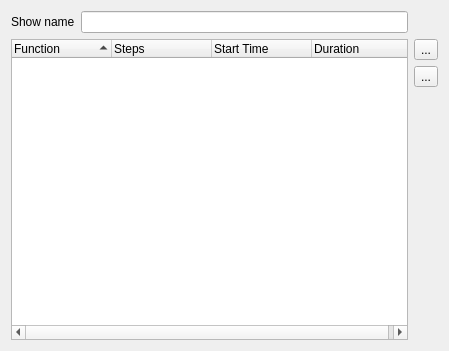
<?xml version="1.0" encoding="UTF-8"?>
<!--
  Q Light Controller Plus
  showeditor.ui

  Copyright (c) 2015 Massimo Callegari

  Licensed under the Apache License, Version 2.0 (the "License");
  you may not use this file except in compliance with the License.
  You may obtain a copy of the License at

      http://www.apache.org/licenses/LICENSE-2.0.txt

  Unless required by applicable law or agreed to in writing, software
  distributed under the License is distributed on an "AS IS" BASIS,
  WITHOUT WARRANTIES OR CONDITIONS OF ANY KIND, either express or implied.
  See the License for the specific language governing permissions and
  limitations under the License.
-->
<ui version="4.0">
 <class>ShowEditor</class>
 <widget class="QWidget" name="ShowEditor">
  <property name="geometry">
   <rect>
    <x>0</x>
    <y>0</y>
    <width>449</width>
    <height>351</height>
   </rect>
  </property>
  <property name="windowTitle">
   <string>Show editor</string>
  </property>
  <layout class="QGridLayout" name="gridLayout">
   <item row="0" column="0">
    <widget class="QLabel" name="m_nameLabel">
     <property name="sizePolicy">
      <sizepolicy hsizetype="Maximum" vsizetype="Preferred">
       <horstretch>0</horstretch>
       <verstretch>0</verstretch>
      </sizepolicy>
     </property>
     <property name="text">
      <string>Show name</string>
     </property>
    </widget>
   </item>
   <item row="0" column="1">
    <widget class="QLineEdit" name="m_nameEdit">
     <property name="toolTip">
      <string>Name of the function being edited</string>
     </property>
    </widget>
   </item>
   <item row="1" column="0" rowspan="3" colspan="2">
    <widget class="QTreeWidget" name="m_tree">
     <property name="rootIsDecorated">
      <bool>false</bool>
     </property>
     <property name="itemsExpandable">
      <bool>false</bool>
     </property>
     <property name="sortingEnabled">
      <bool>true</bool>
     </property>
     <property name="allColumnsShowFocus">
      <bool>true</bool>
     </property>
     <column>
      <property name="text">
       <string>Function</string>
      </property>
     </column>
     <column>
      <property name="text">
       <string>Steps</string>
      </property>
      <property name="textAlignment">
       <set>AlignLeft|AlignVCenter</set>
      </property>
     </column>
     <column>
      <property name="text">
       <string>Start Time</string>
      </property>
      <property name="textAlignment">
       <set>AlignLeft|AlignVCenter</set>
      </property>
     </column>
     <column>
      <property name="text">
       <string>Duration</string>
      </property>
      <property name="textAlignment">
       <set>AlignLeft|AlignVCenter</set>
      </property>
     </column>
    </widget>
   </item>
   <item row="1" column="2">
    <widget class="QToolButton" name="m_add">
     <property name="toolTip">
      <string>Add function(s) to the collection</string>
     </property>
     <property name="text">
      <string notr="true">...</string>
     </property>
     <property name="icon">
      <iconset resource="qlcui.qrc">
       <normaloff>:/edit_add.png</normaloff>:/edit_add.png</iconset>
     </property>
     <property name="iconSize">
      <size>
       <width>32</width>
       <height>32</height>
      </size>
     </property>
    </widget>
   </item>
   <item row="2" column="2">
    <widget class="QToolButton" name="m_remove">
     <property name="toolTip">
      <string>Remove the selected function</string>
     </property>
     <property name="text">
      <string notr="true">...</string>
     </property>
     <property name="icon">
      <iconset resource="qlcui.qrc">
       <normaloff>:/edit_remove.png</normaloff>:/edit_remove.png</iconset>
     </property>
     <property name="iconSize">
      <size>
       <width>32</width>
       <height>32</height>
      </size>
     </property>
    </widget>
   </item>
   <item row="3" column="2">
    <spacer>
     <property name="orientation">
      <enum>Qt::Vertical</enum>
     </property>
     <property name="sizeHint" stdset="0">
      <size>
       <width>20</width>
       <height>40</height>
      </size>
     </property>
    </spacer>
   </item>
  </layout>
 </widget>
 <resources>
  <include location="qlcui.qrc"/>
  <include location="qlcui.qrc"/>
 </resources>
 <connections/>
</ui>
